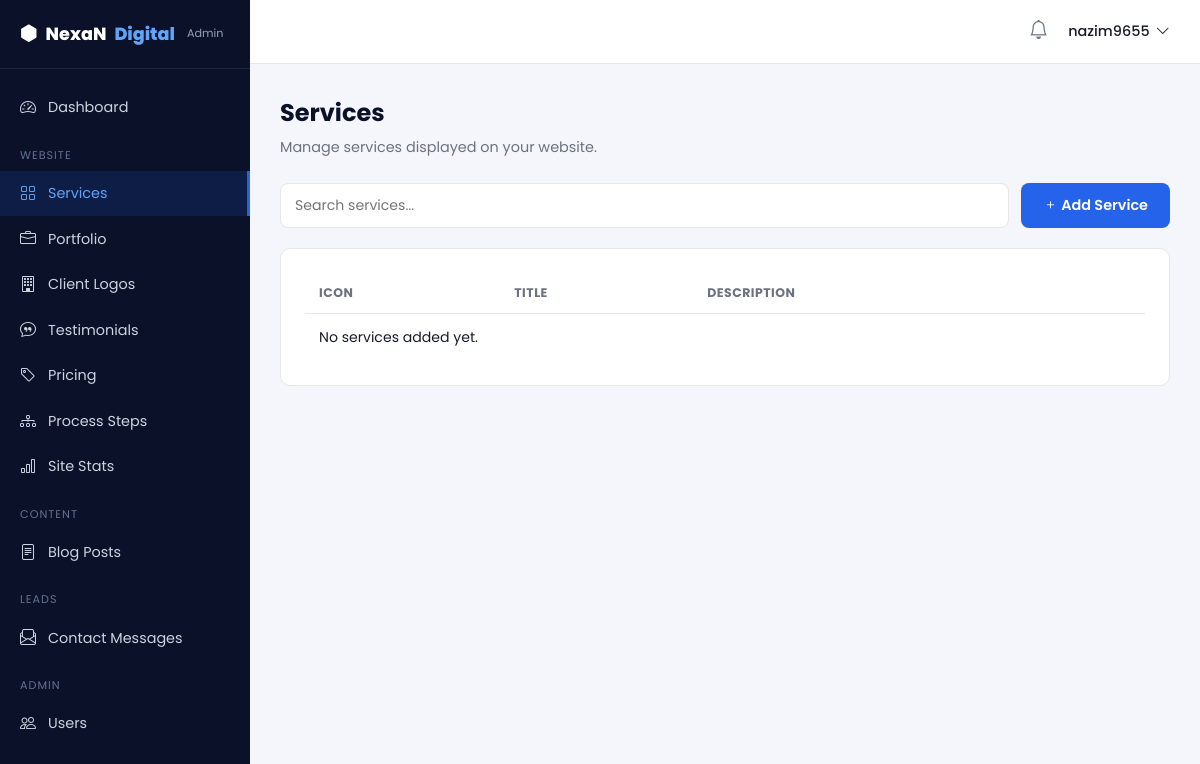
The page /dashboard/services/ (signed in) on the database as committed earlier.
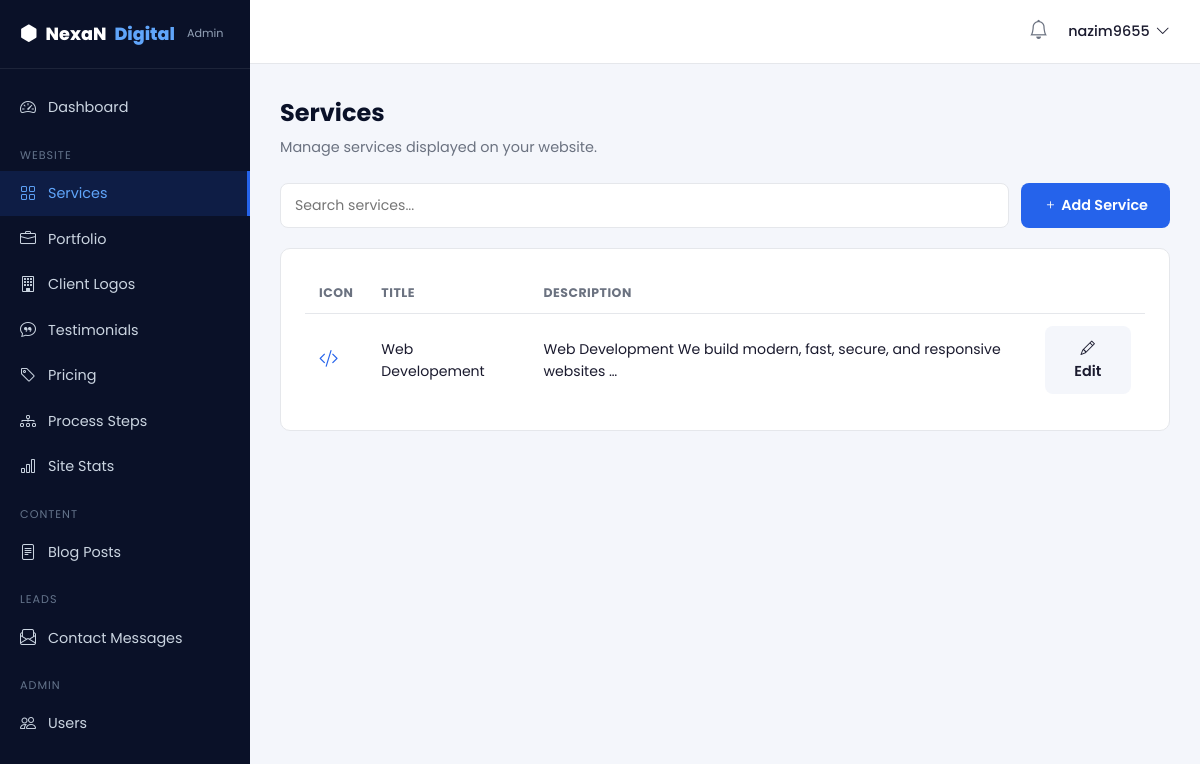
The same page on the database as committed later.
### website/models.py (models this page shows, shortened)
class Service(models.Model):
    title = models.CharField(max_length=100)
    slug = models.SlugField(unique=True, blank=True)
    icon = models.CharField(max_length=50, help_text="e.g. bi-code-slash (Bootstrap icon class)")
    short_description = models.TextField(max_length=300)
    hero_image = models.ImageField(upload_to='services/', blank=True, null=True)
    order = models.PositiveIntegerField(default=0)
    class Meta:
        ordering = ['order']

### dashboard/views.py (the view)
# urls.py: path('services/', views.service_list, name='services'),
@login_required(login_url='dashboard:login')
def service_list(request):
    services = Service.objects.all()
    search = request.GET.get('search')
    if search:
        services = services.filter(title__icontains=search)
    return render(request, 'dashboard/service_list.html', {'services': services})

### website/context_processors.py (called while the page is built)
def nav_services(request):
    return {'nav_services': Service.objects.all()}

### dashboard/templates/dashboard/service_list.html (shortened to what this page needs)
{% extends 'dashboard/base.html' %}
{% block content %}
<div class="dash-greeting">
  <h2>Services</h2>
  <p>Manage services displayed on your website.</p>
</div>
<form method="GET" class="dash-filters">
  <input type="text" name="search" placeholder="Search services..." value="{{ request.GET.search }}">
  <a href="/admin/website/service/add/" class="btn btn-primary"><i class="bi bi-plus"></i> Add Service</a>
</form>
<div class="dash-panel">
  <table class="dash-table">
    <thead>
      <tr><th>Icon</th><th>Title</th><th>Description</th><th></th></tr>
    </thead>
    <tbody>
      {% for service in services %}
      <tr>
        <td><i class="{{ service.icon }}" style="font-size:1.2rem; color:var(--dash-blue);"></i></td>
        <td>{{ service.title }}</td>
        <td>{{ service.short_description|truncatewords:10 }}</td>
        <td>
          <a href="/admin/website/service/{{ service.id }}/change/" class="btn btn-secondary">
            <i class="bi bi-pencil"></i> Edit
          </a>
        </td>
      </tr>
      {% empty %}
      <tr><td colspan="4">No services added yet.</td></tr>
      {% endfor %}
    </tbody>
  </table>
</div>
{% endblock %}

Rows that differ between the two databases and show on the page:
added Service: title "Web Developement", short_description "Web Development We build modern, fast, secure, and responsive websites …"
Other text that changed with them:
text no longer shown: "No services added yet."
